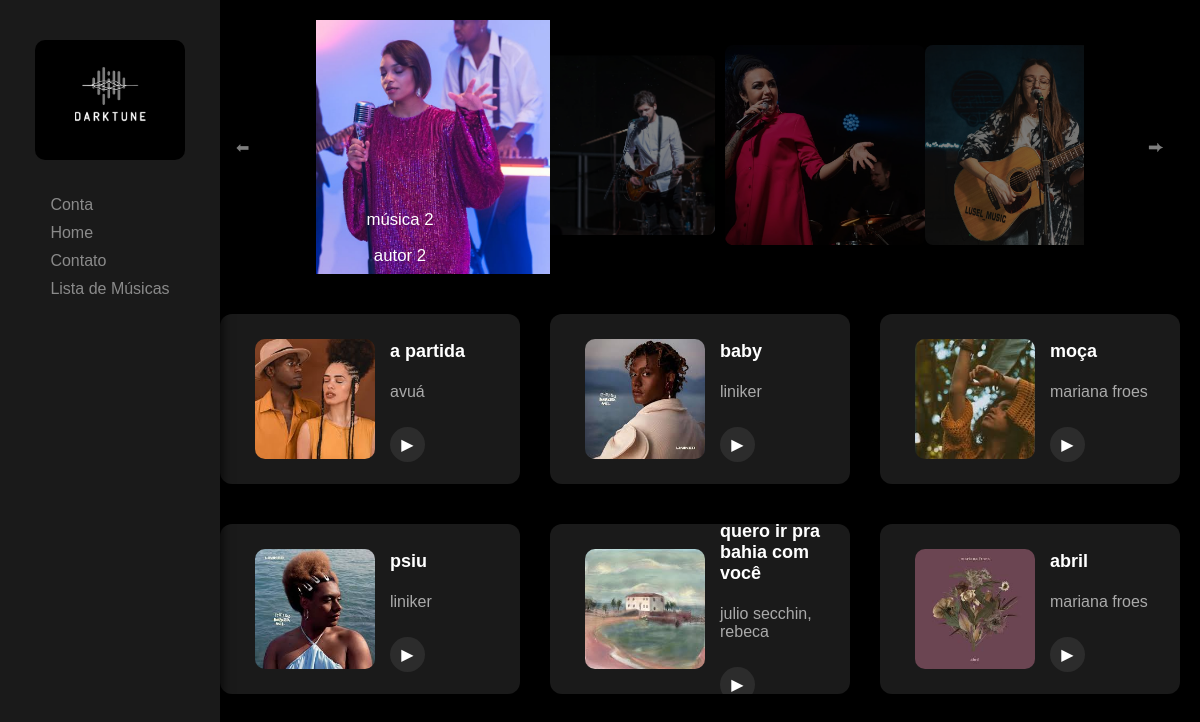
Screenshot of /paginas/home with the database file from the repository.
### app/models/MusicasModel.py (models this page shows, shortened)
class MusicasModel(Base):
    __tablename__ = "musicas"
    id_musica = Column(Integer, primary_key=True)
    nome_musica = Column(String(150), nullable=False)
    url_imagem = Column(String(255), nullable=False)
    url_audio = Column(String(255), nullable=False)
    fk_id_usuario = Column(Integer, ForeignKey("usuarios.id_usuario"), nullable=False)
    usuario = relationship("UsuariosModel", back_populates="musicas")
    musicas_categorias = relationship("MusicasCategoriasModel", back_populates="musica", cascade="all, delete-orphan")
    curtida = relationship("CurtidasModel", cascade="all, delete-orphan")
    cantor_musica = relationship("CantoresMusicasModel", cascade="all, delete-orphan")
    def to_dict(self) -> Dict[str, int]:
        return {
            "id": self.id_musica,
            "nome": self.nome_musica,
            "url_imagem": self.url_imagem,
            "url_audio": self.url_audio,
            "id_usuario": self.fk_id_usuario,
        }

### app/routes/paginasRoute.py (the view)
@paginas_bp.route("/home")
def home():
    musicas = MusicaController().capturar_musicas_aleatorias_para_exibicao()
    return render_template("index.html", musicas=musicas)

### app/templates/index.html (shortened to what this page needs)
<!DOCTYPE html>
<html lang="pt-BR">
<head>
  <link rel="stylesheet" href="{{url_for('static', filename='css/home/home.css')}}">
  <link
    rel="stylesheet"
    href="{{url_for('static', filename='css/mensagens.css')}}"
  />
  <link rel="stylesheet" href="{{url_for('static', filename='css/navbar.css')}}">
</head>
<body>
  <div class="sidebar">
    <div class="logo">
      <img src="{{url_for('static', filename='imagens/logo.png')}}" alt="Logo Darktune">
    </div>
    <nav>
      <ul>
        <li>
          <a href="{{url_for('paginas.musicas')}}"><a href="{{url_for('paginas.conta')}}" class="user-button">
          {% if session['nome'] %}
            {{session['nome']}}
          {% else %}
            Conta
          {% endif %}
        </a>
      </li>
        <li><a href="{{url_for('paginas.home')}}">Home</a></li>
        <li><a href="{{url_for('paginas.contato')}}">Contato</a></li>
        <li><a href="{{url_for('paginas.musicas')}}">Lista de Músicas</a></li>
      </ul>
    </nav>
  </div>
  <div class="main-content">
    <section id="carousel">
        <div class="carousel-wrapper">
          <button class="prev-button">⬅</button>
          <div class="carousel" id="image-carousel">
            <div class="carousel-item">
              <img src="{{url_for('static', filename='imagens/img6.jpeg')}}" alt="Imagem 2">
              <div class="text-overlay">
                <p>música 2</p>
                <p>autor 2</p>
              </div>
            </div>
            <div class="carousel-item">
              <img src="{{url_for('static', filename='imagens/img2.webp')}}" alt="Imagem 1">
            </div>
            <div class="carousel-item">
              <img src="{{url_for('static', filename='imagens/img1.webp')}}" alt="Imagem 1">
            </div>
            <div class="carousel-item">
              <img src="{{url_for('static', filename='imagens/img3.jpeg')}}" alt="Imagem 1">
            </div>
          </div>
          <button class="next-button">⮕</button>
        </div>
    </section>
    <div class="music-gallery">
      <div class="music-row">
        {% for musica in musicas[:3] %}
          <div class="music-card">
            <img src="{{url_for('static', filename='uploads/imagens/'+musica['url_imagem'])}}" alt="Imagem da música: {{musica['nome']}}">
            <div class="music-info">
              <p class="music-name">{{musica['nome']}}</p>
              <p class="artist-name">{{musica['cantores'] | join(', ')}}</p>
              <button class="control-button">
                <a href="{{url_for('paginas.musica', id=musica['id'])}}">▶</a>
              </button>
            </div>
          </div>
        {% endfor %}
      </div>
      <div class="music-row">
        {% for musica in musicas[3:] %}
          <div class="music-card">
            <img src="{{url_for('static', filename='uploads/imagens/'+musica['url_imagem'])}}" alt="Imagem da música: {{musica['nome']}}">
            <div class="music-info">
              <p class="music-name">{{musica['nome']}}</p>
              <p class="artist-name">{{musica['cantores'] | join(', ')}}</p>
              <button class="control-button">
                <a href="{{url_for('paginas.musica', id=musica['id'])}}">▶</a>
              </button>
            </div>
          </div>
        {% endfor %}
      </div>
    </div>
  </div>
</body>
</html>

### app/static/css/home/home.css (style rules this page uses)
body { margin: 0; font-family: 'Arial', sans-serif; background-color: #000000; color: #FFFFFF; }
.logo { width: 150px; height: 120px; margin: 20px 0; }
.logo img { width: 100%; height: 100%; object-fit: cover; border-radius: 10px; }
.main-content { margin-left: 200px; padding: 20px; background-color: #000000; }
.carousel { display: flex; justify-content: center; align-items: center; overflow: hidden; position: relative; width: 80%; margin: auto; }
.carousel-item { position: relative; transition: transform 0.5s ease, opacity 0.5s ease; transform-origin: center; opacity: 0.5; flex: 0 0 auto; }
.carousel-item.active { transform: scale(1.2); opacity: 1; z-index: 2; }
.carousel-item.left, .carousel-item.right { transform: scale(0.9); z-index: 1; }
.carousel-item img { border-radius: 8px; width: 200px; height: 200px; object-fit: cover; }
.carousel-item.active img { width: 250px; height: 250px; }
.carousel-wrapper { position: relative; }
.carousel-item .text-overlay { position: absolute; bottom: 10px; left: 50%; transform: translateX(-50%); color: white; padding: 5px 10px; border-radius: 5px; opacity: 0; transition: opacity 0.5s ease; font-size: 14px; text-align: center; }
.carousel-item.active .text-overlay { opacity: 100; }
.prev-button, .next-button { background-color: transparent; border: none; color: #7e7e7e; font-size: 1em; cursor: pointer; position: absolute; top: 50%; transform: translateY(-50%); z-index: 3; }
.prev-button { left: 10px; }
.next-button { right: 10px; }
.music-gallery { display: flex; flex-direction: column; gap: 40px; margin: 40px auto; max-width: 1200px; }
.music-row { display: flex; justify-content: space-between; gap: 30px; }
.music-card { display: flex; align-items: center; background-color: #1a1a1a; border-radius: 12px; overflow: hidden; box-shadow: 0 4px 8px rgba(0, 0, 0, 0.2); transition: transform 0.3s ease, box-shadow 0.3s ease; flex: 1; max-width: 400px; padding: 20px; height: 130px; }
.music-card img { width: 120px; height: 120px; object-fit: cover; border-radius: 10px; margin: 0 15px; }
.music-info { flex: 1; display: flex; flex-direction: column; justify-content: space-between; color: #ffffff; }
.music-name { font-size: 18px; font-weight: bold; margin: 5px 0; }
.artist-name { font-size: 16px; color: #aaaaaa; }
.control-button { width: 35px; height: 35px; border-radius: 50%; background-color: #2c2c2c; border: none; color: white; font-size: 16px; display: flex; align-items: center; justify-content: center; cursor: pointer; margin-top: 10px; transition: background-color 0.3s ease; }
a { text-decoration: none; color: #ffffff; }

### app/static/css/navbar.css (style rules this page uses)
.sidebar { width: 220px; height: 100vh; background-color: #1a1a1a; position: fixed; top: 0; left: 0; display: flex; flex-direction: column; align-items: center; padding: 20px 0; box-shadow: 2px 0 10px rgba(0, 0, 0, 0.7); }
nav ul { list-style-type: none; padding: 0; }
nav ul li { margin: 10px 0; }
nav ul li a { color: #8a8a8a; text-decoration: none; }
a { text-decoration: none; }

### rows the page displays
MusicasModel: shows a picture, nome "a partida", cantores "avuá"
MusicasModel: nome (picture), nome "baby", cantores "liniker"
MusicasModel: shows a picture, nome "moça", cantores "mariana froes"
MusicasModel: nome (picture), nome "psiu", cantores "liniker"
MusicasModel: shows a picture, nome "quero ir pra bahia com você", cantores "julio secchin, rebeca"
MusicasModel: nome (picture), nome "abril", cantores "mariana froes"
